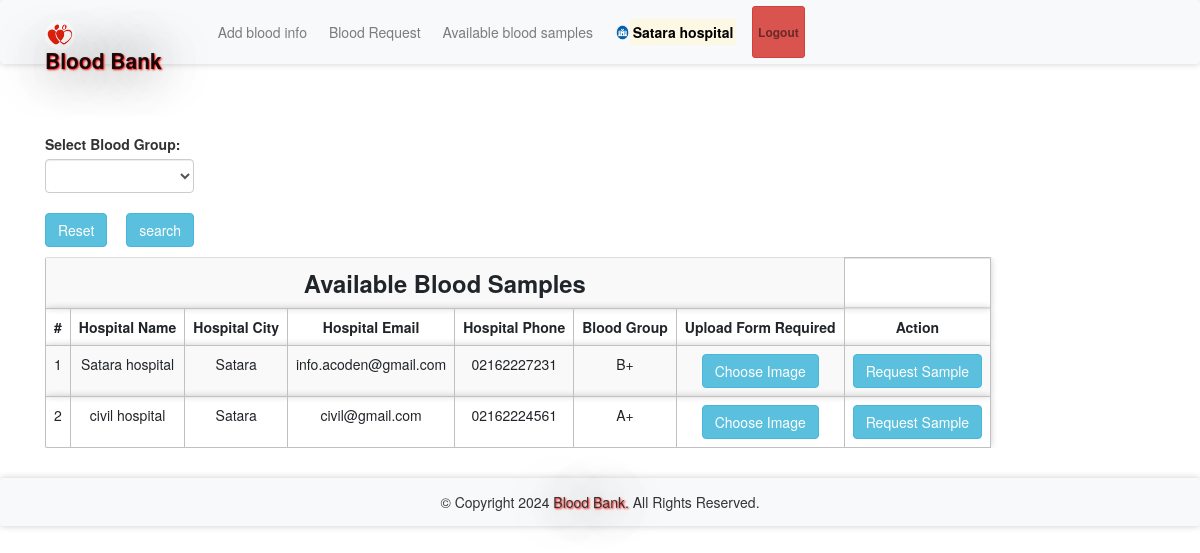
Page /abs.php (signed in) on the committed database.
### tables this page shows
CREATE TABLE `bloodinfo` (
  `bid` int(11) NOT NULL,
  `hid` int(11) NOT NULL,
  `bg` varchar(10) NOT NULL
);

CREATE TABLE `hospitals` (
  `id` int(11) NOT NULL,
  `hname` varchar(100) NOT NULL,
  `hemail` varchar(100) NOT NULL,
  `hpassword` varchar(100) NOT NULL,
  `hphone` varchar(100) NOT NULL,
  `hcity` varchar(100) NOT NULL
);

### message.php (called while the page is built, shortened)
<?php $counter=0; if(isset($_GET['msg'])) { ?>
	<div class="col-5 alert alert alert-success alert-dismissible fade show card" id="message">
		<button type="button" class="close" data-dismiss="alert" title="close">&times;</button><?php echo $_GET['msg'];?>
	</div>
<?php }?>

### abs.php (the view, shortened to what this page needs)
<?php
require 'file/connection.php';
if(isset($_GET['search'])){
    $searchKey = $_GET['search'];
    $sql = "select bloodinfo.*, hospitals.* from bloodinfo, hospitals where bloodinfo.hid=hospitals.id && bg LIKE '%$searchKey%'";
}else{
    $sql = "select bloodinfo.*, hospitals.* from bloodinfo, hospitals where bloodinfo.hid=hospitals.id";
}
$result = mysqli_query($conn, $sql);
?>
<!DOCTYPE html>
<html>
<?php require 'head.php'; ?>
<body>
    <?php require 'header.php'; ?>
    <div class="container cont">
        <?php require 'message.php'; ?>
        <div class="row col-lg-8 col-md-8 col-sm-12 mb-3">
            <form method="get" action="" style="margin-top:-20px; ">
            <label class="font-weight-bolder">Select Blood Group:</label>
               <select name="search" class="form-control">
               <option><?php echo @$_GET['search']; ?></option>
               <option value="A+">A+</option>
               </select><br>
               <a href="abs.php" class="btn btn-info mr-4"> Reset</a>
               <input type="submit" name="submit" class="btn btn-info" value="search">
           </form>
        </div>
        <table class="table table-responsive table-striped rounded mb-5">
            <tr><th colspan="7" class="title">Available Blood Samples</th></tr>
            <tr>
                <th>#</th>
                <th>Hospital Name</th>
                <th>Hospital City</th>
                <th>Hospital Email</th>
                <th>Hospital Phone</th>
                <th>Blood Group</th>
                <th>Upload Form Required</th>
                <th>Action</th>
            </tr>
        <?php while($row = mysqli_fetch_array($result)) { ?>
            <tr>
                <td><?php echo ++$counter;?></td>
                <td><?php echo $row['hname'];?></td>
                <td><?php echo ($row['hcity']); ?></td>
                <td><?php echo ($row['hemail']); ?></td>
                <td><?php echo ($row['hphone']); ?></td>
                <td><?php echo ($row['bg']); ?></td>
                <form action="upload/index.php" method="post">
                <?php if (isset($_SESSION['hid'])) { ?>
                    <td><a href="javascript:void(0);" class="btn btn-info bloodcenter">Choose Image</a></td>
                <?php } ?>
                </form>
                <form action="file/request.php" method="post">
                <?php if (isset($_SESSION['hid'])) { ?>
                <td><a href="javascript:void(0);" class="btn btn-info hospital">Request Sample</a></td>
                <?php } else {(isset($_SESSION['rid']))  ?>
                <td><input type="submit" name="request" class="btn btn-info" value="Request Sample"></td>
                <?php } ?>
                </form>
            </tr>
        <?php } ?>
        </table>
    </div>
    <?php require 'footer.php' ?>
</body>

### head.php (shortened to what this page needs)
<head>
    <link rel="stylesheet" href="https://maxcdn.bootstrapcdn.com/bootstrap/4.5.0/css/bootstrap.min.css">
    <link rel="stylesheet" type="text/css" href="../library/css/bootstrap.min.css"/>
    <link href="css/style.css" rel="stylesheet"/>
</head>

### header.php (shortened to what this page needs)
<nav class="navbar navbar-expand-sm navbar-light bg-light sticky-top">
	<div class="container">
		<a class="navbar-brand" href="index.php"><img src="image/favicon.jpg" width="30" height="30" class="rounded-circle">Blood Bank</a>
          <div class="collapse navbar-collapse" id="collapsibleNavbar">
        <?php if (isset($_SESSION['hid'])) { ?>
		<ul class="navbar-nav ml-auto">
			<li class="nav-item">
				<a class="nav-link btn btn-light" href="bloodinfo.php">Add blood info</a>
            </li>
            <li class="nav-item">
                <a class="nav-link btn btn-light" href="bloodrequest.php">Blood Request</a>
            </li>
			<li class="nav-item">
				<a class="nav-link btn btn-light" href="abs.php">Available blood samples</a>
            </li>
            <li class="nav-item">
                <a href="hprofile.php?id=<?php echo $_SESSION['hid']; ?>" class="nav-link btn font-weight-bold"><img src="image/hospital.png" width="15" height="15" class="rounded-circle"><mark><?php echo $_SESSION['hname']; ?></mark></a>
            </li>
            <li class="nav-item">
                <a class="nav-link btn btn-danger btn-sm font-weight-bold" href="logout.php">Logout</a>
            </li>
        </ul>
        <?php } ?>
       </div>
    </div>
</nav>

### footer.php (shortened to what this page needs)
<footer class="footer text-center bg-light">
	© Copyright <span id="demo"></span> <span class="brand">Blood Bank. </span> All Rights Reserved.
</footer>

### css/style.css (style rules this page uses)
.cont { padding-top: 40px; text-align: justify; font-size: 1em; }
.card ,nav, .footer,tr,video { border-radius: 3px; transition: all 200ms ease-out; box-shadow: 0px 0px 7px rgba(0, 0, 0, 0.2); }
tr,th,td { border:0.1px solid silver; text-align: center; }
.nav-item { margin-left: 10px; }
.navbar-brand { text-shadow: 1px 1px 2px red, 0 0 50px black, 0 0 5px white; font-weight: bold; font-size: 1.5em; }
.title { font-weight: bold; font-size: 1.7em; text-transform: capitalize; text-align: center; }
.brand { text-shadow: 1px 1px 2px red, 0 0 50px black, 0 0 5px white; }
.rounded-circle { margin-top: -2.5px; }
form { padding-top: 20px; }
a:link { text-decoration: none; }
.footer { padding: 14px; }

### rows in the picture
bloodinfo: hid.hname "Satara hospital", hid.hcity "Satara", hid.hemail "info.acoden@gmail.com", hid.hphone "02162227231", bg "B+"
bloodinfo: hid.hname "civil hospital", hid.hcity "Satara", hid.hemail "civil@gmail.com", hid.hphone "02162224561", bg "A+"

### other values in the picture
$_SESSION['hname'] "Satara hospital"
